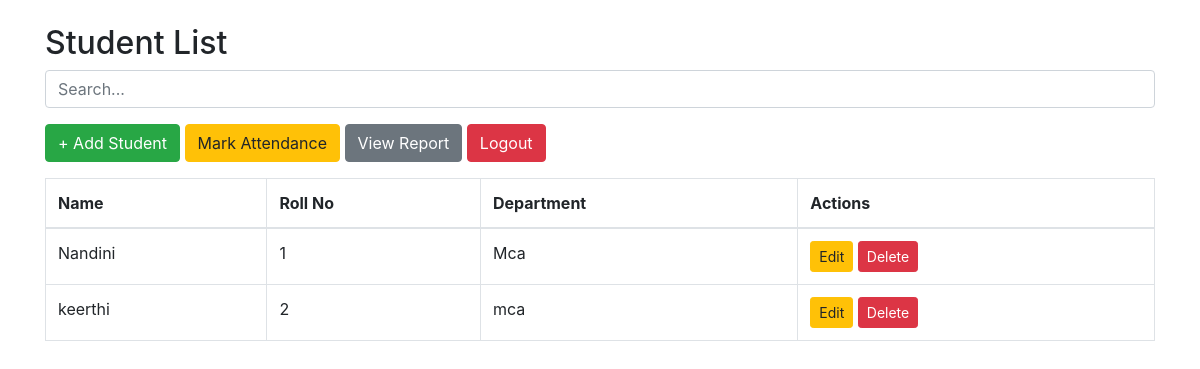
Page /core/ (signed in) on the committed database.
### core/models.py (models this page shows, shortened)
class Student(models.Model):
    name = models.CharField(max_length=100)
    roll_no = models.CharField(max_length=20, unique=True)
    department = models.CharField(max_length=50)

### core/views.py (the view)
# urls.py: path('', views.student_list,name='core_home'),  # Add this line
@login_required
def student_list(request):
    query = request.GET.get('q')
    students = Student.objects.filter(Q(name__icontains=query) | Q(roll_no__icontains=query)) if query else Student.objects.all()
    return render(request, 'student_list.html', {'students': students})

### core/templates/student_list.html (shortened to what this page needs)
{% load static %}
<!DOCTYPE html>
<html>
<head>
    <link rel="stylesheet" href="{% static 'bootstrap.min.css' %}">
</head>
<body class="container mt-4">
<h2>Student List</h2>
<form method="get" class="noprint mb-3">
    <input type="text" name="q" placeholder="Search..." class="form-control" value="{{ request.GET.q }}">
</form>
<div class="noprint mb-3">
    <a href="{% url 'student_create' %}" class="btn btn-success">+ Add Student</a>
    <a href="{% url 'mark_attendance' %}" class="btn btn-warning">Mark Attendance</a>
    <a href="{% url 'attendance_report' %}" class="btn btn-secondary">View Report</a>
    <a href="{% url 'logout' %}" class="btn btn-danger">Logout</a>
</div>
<table class="table table-bordered">
    <thead><tr><th>Name</th><th>Roll No</th><th>Department</th><th class="noprint">Actions</th></tr></thead>
    <tbody>
        {% for student in students %}
        <tr>
            <td>{{ student.name }}</td>
            <td>{{ student.roll_no }}</td>
            <td>{{ student.department }}</td>
            <td class="noprint">
                <a href="{% url 'student_edit' student.id %}" class="btn btn-sm btn-warning">Edit</a>
                <a href="{% url 'student_delete' student.id %}" class="btn btn-sm btn-danger">Delete</a>
            </td>
        </tr>
        {% endfor %}
    </tbody>
</table>
</body>
</html>

### rows in the picture
Student: name "Nandini", roll_no "1", department "Mca"
Student: name "keerthi", roll_no "2", department "mca"
